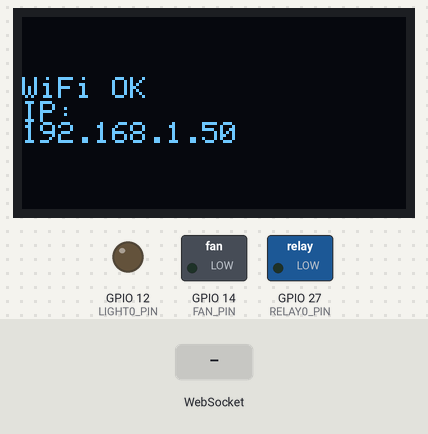
Simulated run of this sketch. Board: ESP32. Shown: 128×64 one-colour display, switched loads named in the sketch (green lamp = pin HIGH), output pins drawn as LEDs (lit = HIGH). The inputs (shaded band) are chosen by the test bench. WiFi joins after 1.5 s; servers stay silent unless stated; what the sketch prints to the serial monitor is not drawn.

Above: at 2.8 s.
2.9 s: WebSocket text "41" received
At 3.9 s:
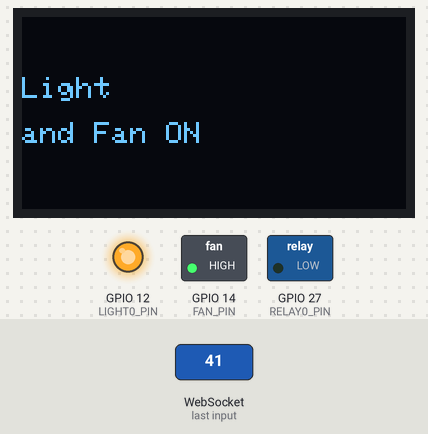
4.4 s: WebSocket text "50" received
At 5.0 s:
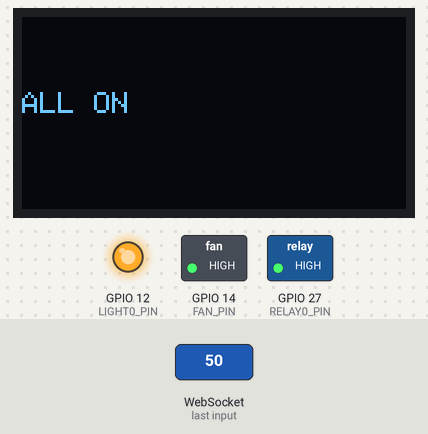
5.9 s: WebSocket text "40" received
At 6.2 s:
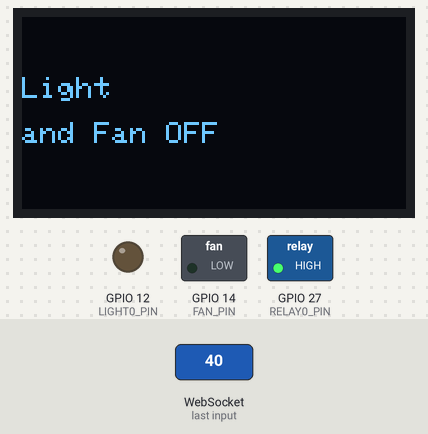
7.4 s: WebSocket text "42" received
At 8.5 s:
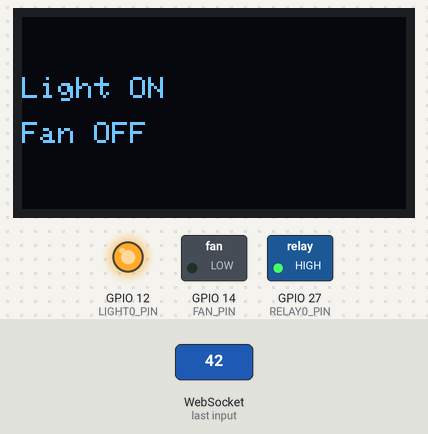
8.9 s: WebSocket text "43" received
At 9.6 s:
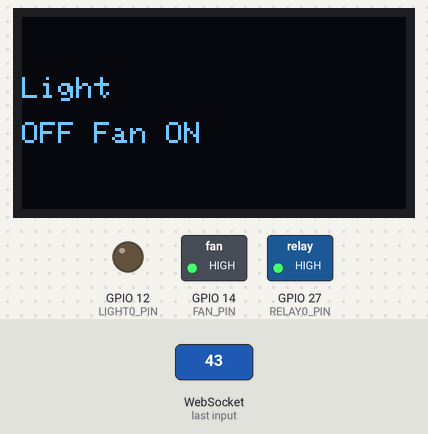
10.4 s: WebSocket text "51" received
At 10.8 s:
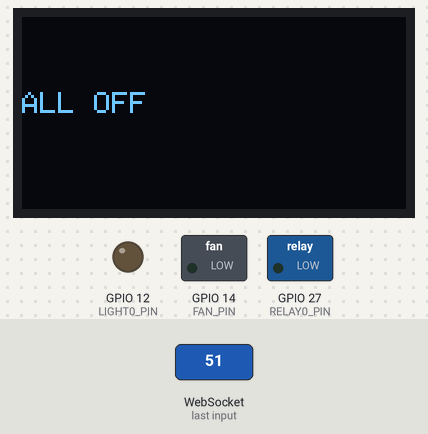
Timing chart, 0 to 12.9 s (numbered marks = the images above; inputs shaded):
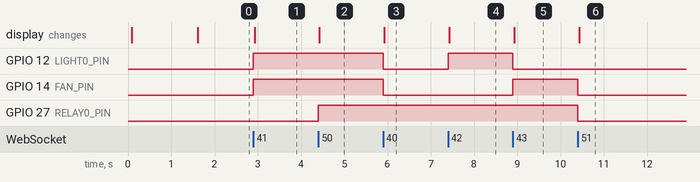

Measured:
- after the input at 2.9 s, GPIO 12 (LIGHT0_PIN), GPIO 14 (FAN_PIN): LOW → HIGH at once; the display: changes at once (image 1)
- after the input at 4.4 s, GPIO 27 (RELAY0_PIN): LOW → HIGH at once; the display: changes at once (image 2)
- after the input at 5.9 s, GPIO 12 (LIGHT0_PIN), GPIO 14 (FAN_PIN): HIGH → LOW at once; the display: changes at once (image 3)
- after the input at 7.4 s, GPIO 12 (LIGHT0_PIN): LOW → HIGH at once; the display: changes at once (image 4)
- after the input at 8.9 s, GPIO 12 (LIGHT0_PIN): HIGH → LOW at once; GPIO 14 (FAN_PIN): LOW → HIGH at once; the display: changes at once (image 5)
- after the input at 10.4 s, GPIO 14 (FAN_PIN), GPIO 27 (RELAY0_PIN): HIGH → LOW at once; the display: changes at once (image 6)

The sketch:

Esp32.ino
```cpp
#include <WiFi.h>
#include <WebSocketsServer.h>
#include <HTTPClient.h>
#include <Wire.h>
#include <Adafruit_GFX.h>
#include <Adafruit_SSD1306.h>

const char* ssid = "realme 9 Pro+";
const char* password = "skt@hotspot";

WebSocketsServer webSocket = WebSocketsServer(81);

const int LIGHT0_PIN = 12;
const int FAN_PIN    = 14;
const int RELAY0_PIN = 27;

#define SCREEN_WIDTH 128
#define SCREEN_HEIGHT 64
#define OLED_RESET   -1
Adafruit_SSD1306 display(SCREEN_WIDTH, SCREEN_HEIGHT, &Wire, OLED_RESET);

String chatbotServer = "http://10.39.52.40:3000/chat";

void setup() {
  Serial.begin(115200);

  pinMode(LIGHT0_PIN, OUTPUT);
  pinMode(FAN_PIN, OUTPUT);
  pinMode(RELAY0_PIN, OUTPUT);

  digitalWrite(LIGHT0_PIN, LOW);
  digitalWrite(FAN_PIN, LOW);
  digitalWrite(RELAY0_PIN, LOW);

  if (!display.begin(SSD1306_SWITCHCAPVCC, 0x3C)) {
    Serial.println(F("SSD1306 allocation failed"));
    for (;;);
  }

  showMessage("Starting...");
  WiFi.begin(ssid, password);
  Serial.print("Connecting to WiFi");
  showMessage("Connecting WiFi...");

  while (WiFi.status() != WL_CONNECTED) {
    delay(500);
    Serial.print(".");
  }

  Serial.println("\nConnected!");
  Serial.print("IP: ");
  Serial.println(WiFi.localIP());

  showMessage("WiFi OK\nIP: " + WiFi.localIP().toString());

  webSocket.begin();
  webSocket.onEvent(webSocketEvent);
  Serial.println("WebSocket server started");
}

void loop() {
  webSocket.loop();
}

void showMessage(const String &msg) {
  display.clearDisplay();
  display.setTextSize(1);
  display.setTextColor(SSD1306_WHITE);
  int y = 20;

  display.setCursor(0, y);
  if (msg.length() > 15) {
    int splitIndex = msg.lastIndexOf(' ', msg.length() / 2);
    if (splitIndex == -1) splitIndex = msg.length() / 2;

    String line1 = msg.substring(0, splitIndex);
    String line2 = msg.substring(splitIndex + 1);

    display.setCursor(0, 20);
    display.println(line1);
    display.setCursor(0, 35);
    display.println(line2);
  } else {
    display.setCursor(0, 25);
    display.println(msg);
  }
  display.display();
}

void executeCode(const String &code) {
  String msg = "";
  String cmd = code;
  cmd.trim();
  cmd.toLowerCase();

  if (cmd == "41") { // Light and Fan ON
    digitalWrite(LIGHT0_PIN, HIGH);
    digitalWrite(FAN_PIN, HIGH);
    msg = "Light and Fan ON";
  }
  else if (cmd == "40") { // Light and Fan OFF
    digitalWrite(LIGHT0_PIN, LOW);
    digitalWrite(FAN_PIN, LOW);
    msg = "Light and Fan OFF";
  }
  else if (cmd == "50") { // All ON
    digitalWrite(LIGHT0_PIN, HIGH);
    digitalWrite(RELAY0_PIN, HIGH);
    digitalWrite(FAN_PIN, HIGH);
    msg = "ALL ON";
  }
  else if (cmd == "51") { // All OFF
    digitalWrite(LIGHT0_PIN, LOW);
    digitalWrite(RELAY0_PIN, LOW);
    digitalWrite(FAN_PIN, LOW);
    msg = "ALL OFF";
  }
  else if (cmd == "42") {
    digitalWrite(LIGHT0_PIN, HIGH);
    digitalWrite(FAN_PIN, LOW);
    msg = "Light ON Fan OFF";
  }
  else if (cmd == "43") {
    digitalWrite(LIGHT0_PIN, LOW);
    digitalWrite(FAN_PIN, HIGH);
    msg = "Light OFF Fan ON";
  }
  else if (cmd == "01") {
    digitalWrite(LIGHT0_PIN, HIGH);
    msg = "Light ON";
  }
  else if (cmd == "00") {
    digitalWrite(LIGHT0_PIN, LOW);
    msg = "Light OFF";
  }
  else if (cmd == "21") {
    digitalWrite(FAN_PIN, HIGH);
    msg = "Fan ON";
  }
  else if (cmd == "20") {
    digitalWrite(FAN_PIN, LOW);
    msg = "Fan OFF";
  }
  else if (cmd == "31") {
    digitalWrite(RELAY0_PIN, HIGH);
    msg = "Relay ON";
  }
  else if (cmd == "30") {
    digitalWrite(RELAY0_PIN, LOW);
    msg = "Relay OFF";
  }
  else {
    msg = "Unknown cmd";
    showMessage("Querying bot...");
    String reply = queryChatbot(code);

    int dotIndex = reply.indexOf('.');
    if (dotIndex != -1) {
      reply = reply.substring(0, dotIndex + 1);
    }

    showMessage(reply);
    Serial.println("Chatbot reply (trimmed): " + reply);
    return;
  }

  Serial.println(msg);
  showMessage(msg);
}

String queryChatbot(const String &query) {
  if (WiFi.status() != WL_CONNECTED) {
    Serial.println("WiFi not connected");
    return "No WiFi!";
  }

  HTTPClient http;
  http.begin(chatbotServer);
  http.addHeader("Content-Type", "application/json");

  String body = "{\"prompt\":\"" + query + "\"}";
  int httpResponseCode = http.POST(body);

  String response = "";
  if (httpResponseCode == 200) {
    response = http.getString();

    int start = response.indexOf("\"reply\":\"");
    int end = response.indexOf("\"", start + 9);
    if (start != -1 && end != -1)
      response = response.substring(start + 9, end);
  } else {
    response = "Chatbot err: " + String(httpResponseCode);
  }

  http.end();
  return response;
}

void webSocketEvent(uint8_t num, WStype_t type, uint8_t *payload, size_t length) {
  if (type == WStype_TEXT) {
    String data = String((char*)payload).substring(0, length);
    data.trim();
    Serial.println("Received: " + data);

    if (data.startsWith("CHAT:")) {
      String message = data.substring(5);
      Serial.println("Chat message: " + message);

      int dotIndex = message.indexOf('.');
      if (dotIndex != -1) {
        message = message.substring(0, dotIndex + 1);
      }

      showMessage(message);
      webSocket.sendTXT(num, "Displayed Chat Message");
      return;
    }

    int start = 0;
    while (true) {
      int idx = data.indexOf(',', start);
      String cmd;
      if (idx == -1) {
        cmd = data.substring(start);
        executeCode(cmd);
        break;
      } else {
        cmd = data.substring(start, idx);
        executeCode(cmd);
        start = idx + 1;
        delay(100);
      }
    }
    webSocket.sendTXT(num, "Executed: " + data);
  }
}
```
